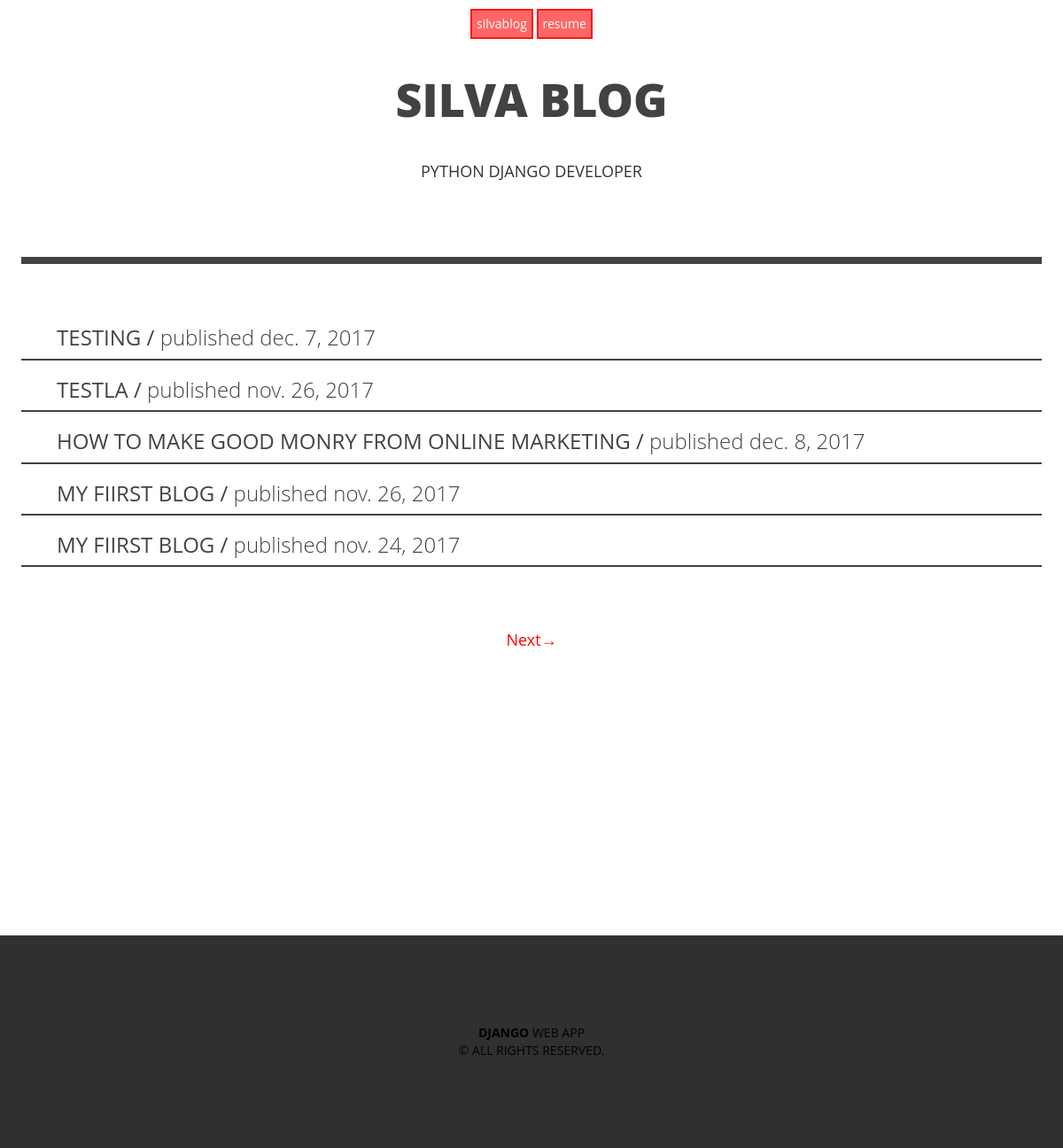
The page /post/list (signed in) on the database as committed earlier.
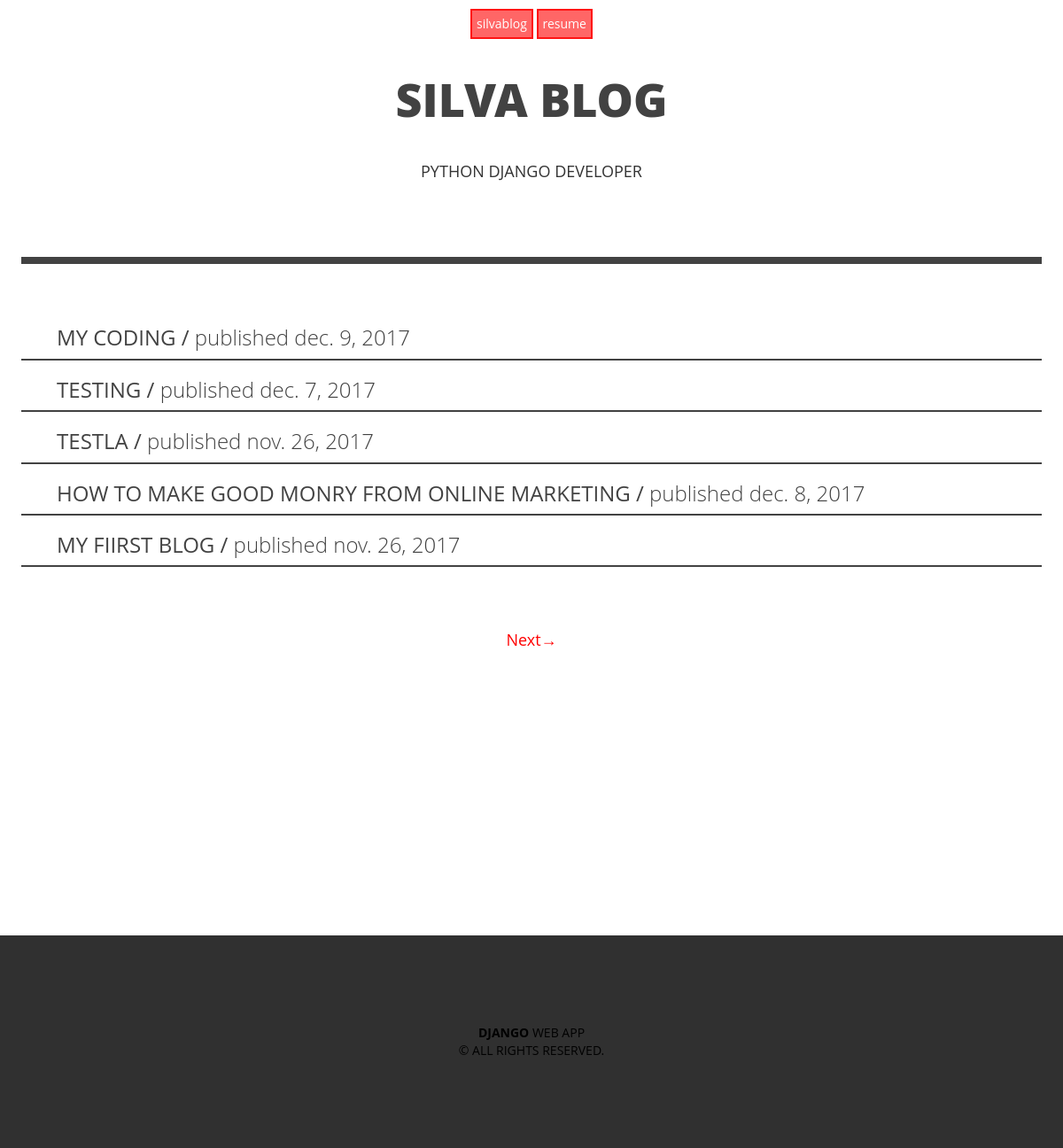
The same page on the database as committed later.
### post/models.py (models this page shows, shortened)
class Post(models.Model):
    STATUS_CHOICE = (
       ('draft', 'Draft'),
       ('published', 'Published')
    )
    title    = models.CharField(max_length=50)
    slug     = models.SlugField(max_length=250 , unique_for_date='publish')
    author   = models.ForeignKey(User, related_name='blog_post')
    image = models.ImageField(upload_to=upload_location,
                                null=True,
                                blank=True,
                                height_field = 'height_field',
                                width_field = 'width_field',
                                )
    height_field = models.IntegerField(default=0)
    width_field = models.IntegerField(default=0)
    image_info = models.CharField(max_length=30, default='image info', null=True, blank=True)
    content  = models.TextField()
    publish  = models.DateTimeField(default=timezone.now)
    created  = models.DateTimeField(auto_now=True)
    updated  = models.DateTimeField(auto_now_add=True)
    status   = models.CharField(max_length=10, choices=STATUS_CHOICE, default='draft')
    objects = models.Manager()
    tags = TaggableManager()
    publishs = PostManager()
    class Meta:
        ordering = ('-publish',)
    def get_absolute_url(self):
        return reverse('post:post_detail', args=[self.publish.year,
                                 self.publish.month,
                                 self.publish.day,
                                 self.slug])

### post/views.py (the view)
class PostList(ListView):
    model = Post
    paginate_by = 5
    context_object_name = 'posts'
    def get_queryset(self):
        post_list = Post.publishs.all()
        if self.request.user.is_superuser or self.request.user.is_staff:
            post_list = Post.objects.all()
        return post_list
    template_name = 'post/list.html'

### post/models.py (called while the page is built)
    def get_queryset(self):
        pubquery = super(PostManager, self).get_queryset()
        query = pubquery.filter(status='published')
        return query

### post/templates/post/list.html (shortened to what this page needs)
{% extends 'post/base.html' %}
{% block content %}
<header class="head " >
		<p style="font-weight: 900; font-size: 52px; margin: 0.6em 0;color: #424242; display: block; ">SILVA BLOG</p>
		<P style="text-transform: uppercase; font-size: 18px; margin: 0.6em 0;">python django developer</P>
		</header>
<div class="head" style="border-top: solid #424242 8px; text-align: left; margin: 84px 24px 0px; mar
">
	<div style="padding-top: 50px">
	{% for post in posts %}
	<div style=" border-bottom: solid #424242 2px; 	font-family: "Open Sans", arial, sans-serif;" class="post-list" >
	    <ul style="list-style: none">
		        <li>
		        	<h3>
		        	<a href="{{ post.get_absolute_url }}">{{ post.title}} /
		        		<span style="text-transform: lowercase; font-weight: 100">Published {{ post.created|date}}
		        		</span>
		        	</a>
		       </h3>
		        </li>
		    </ul>
		</div>
		{% endfor %}
		</div>
	</div>
<div style="margin-top: 50px; margin-bottom: 300px;" class="paginator head">
{% include "post/pagination.html" %}
</div>
{% endblock %}

Rows that differ between the two databases and show on the page:
no longer on this page (row unchanged): Post: title "MY FIIRST BLOG", created "nov. 24, 2017"
added Post: title "MY CODING", created "dec. 9, 2017"
